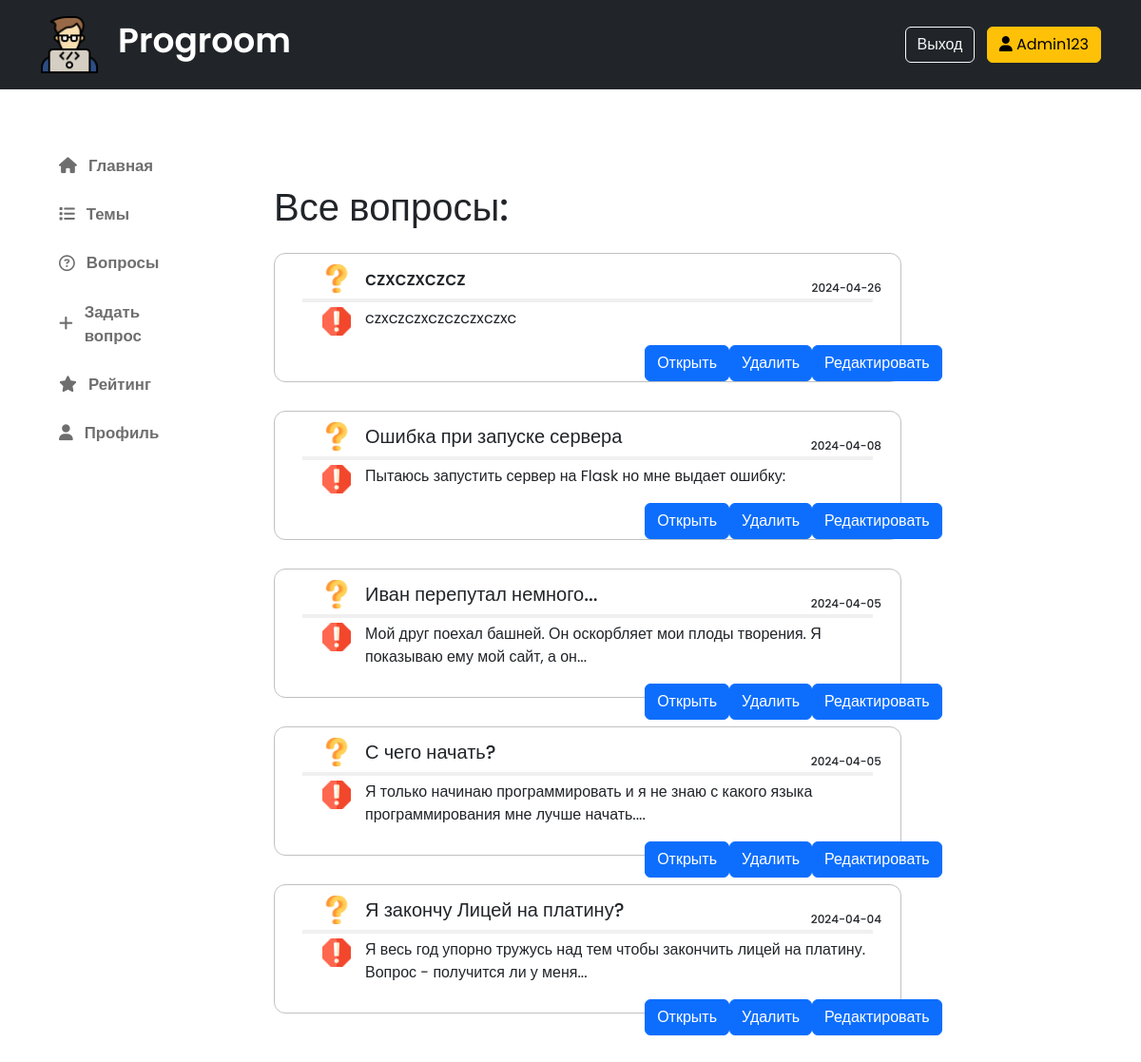
Page /my_question (signed in) on the committed database.
### data/users.py (models this page shows, shortened)
class User(SqlAlchemyBase, UserMixin):
    __tablename__ = 'users'
    id = sqlalchemy.Column(sqlalchemy.Integer, primary_key=True, autoincrement=True)
    name = sqlalchemy.Column(sqlalchemy.String, nullable=True)
    email = sqlalchemy.Column(sqlalchemy.String, index=True, unique=True, nullable=True)
    hashed_password = sqlalchemy.Column(sqlalchemy.String, nullable=True)
    is_superuser = sqlalchemy.Column(sqlalchemy.Boolean, default=False)
    is_admin = sqlalchemy.Column(sqlalchemy.Boolean, default=False)
    lvl = sqlalchemy.Column(sqlalchemy.Integer, default=1)
    exp = sqlalchemy.Column(sqlalchemy.Integer, default=0)
    question = orm.relationship("Question", back_populates='user')

### data/question.py (models this page shows)
class Question(SqlAlchemyBase):
    __tablename__ = 'questions'
    id = sqlalchemy.Column(sqlalchemy.Integer, primary_key=True, autoincrement=True)
    title = sqlalchemy.Column(sqlalchemy.String, nullable=True)
    content = sqlalchemy.Column(sqlalchemy.String, nullable=True)
    img = sqlalchemy.Column(sqlalchemy.String, nullable=True)
    create_date = sqlalchemy.Column(sqlalchemy.DateTime, default=datetime.datetime.now)
    is_answer = sqlalchemy.Column(sqlalchemy.Boolean, default=False)
    is_delete = sqlalchemy.Column(sqlalchemy.Boolean, default=False)
    autor = sqlalchemy.Column(sqlalchemy.Integer, sqlalchemy.ForeignKey("users.id"))
    theme_id = sqlalchemy.Column(sqlalchemy.Integer, sqlalchemy.ForeignKey("themes.id"))
    user = orm.relationship("User")
    theme = orm.relationship("Theme")

### app.py (the view)
@app.route('/my_question')
def my_questions():
    sess = db_session.create_session()
    if current_user.is_superuser:
        questions = sess.query(Question).all()[::-1]
    else:
        questions = sess.query(Question).filter(Question.autor == current_user.id)[::-1]
    data = {
        "questions": questions,
        "dates": {q.id: str(q.create_date).split()[0] for q in questions}
    }
    return render_template('my_question.html', data=data)

### app.py (called while the page is built)
@login_manager.user_loader
def load_user(user_id):
    db_sess = db_session.create_session()
    return db_sess.query(User).filter(User.id == user_id).first()

### data/db_session.py (called while the page is built)
def create_session() -> Session:
    global __factory
    return __factory()

### templates/my_question.html (shortened to what this page needs)
{% extends "base.html" %}
{% block content %}
{% set q_img = url_for('static', filename='img/question.png') %}
{% set q_error = url_for('static', filename='img/error.png') %}
<section class="main mb-5">
    <div>
        {% if current_user.is_superuser %}
        <h1 class="mb-4">Все вопросы: </h1>
        {% else %}
        <h1 class="mb-4">Мои вопросы: </h1>
        {% endif %}
        {% for q in data['questions'] %}
            <div class="question" style="margin-bottom: 30px;">
                <div class="question_header">
                    <div class="main_header_question">
                        <img src="{{ q_img }}" alt="" class="q_img">
                        <p>{{ q.title|truncate(40) }}</p>
                    </div>
                    <div class="main_header_data">
                        <p>{{ data['dates'][q.id] }}</p>
                    </div>
                </div>
                <hr class="question_hr">
                <div class="question_footer">
                    <img src="{{ q_error }}" alt="" class="q_img">
                    <p class="question_content">{{ q.content|truncate(100) }}</p>
                </div>
                <div class="question_buttons_parent">
                    <div class="question_buttons">
                        <a href="/question/{{ q.id }}" class="btn btn-primary">Открыть</a>
                        <a href="/delete_question/{{ q.id }}" class="mr-5 btn btn-primary">Удалить</a>
                        <a href="/edit_question/{{ q.id }}" class="btn btn-primary">Редактировать</a>
                    </div>
                </div>
            </div>
        {% endfor %}
    </div>
</section>
{% endblock %}

### templates/base.html (shortened to what this page needs)
<!DOCTYPE html>
<html lang="ru">
<head>
    <link rel="stylesheet" href="{{ url_for('static', filename='css/style.css') }}">
    <link href="https://cdn.jsdelivr.net/npm/bootstrap@5.3.3/dist/css/bootstrap.min.css" rel="stylesheet">
    <link rel="stylesheet" href="https://cdn.jsdelivr.net/gh/fancyapps/fancybox@3.5.7/dist/jquery.fancybox.min.css"/>
</head>
<body>
    <header class="p-3 text-bg-dark">
        <div class="container">
          <div class="d-flex flex-wrap align-items-center justify-content-center justify-content-lg-start">
            {% set logo = url_for('static', filename='img/coding.png') %}
            <img src="{{ logo }}" alt="" class="img_logo">
            <h1 class="main_title">Progroom</h1>
            <div class="text-end">
              {% if not current_user.is_authenticated %}
                <a href="/login" class="btn btn-outline-light me-2">Вход</a>
                <a href="/register" class="btn btn-warning">Регистрация</a>
              {% else %}
                <a href="/logout" class="btn btn-outline-light me-2">Выход</a>
                <a href="/profile" class="btn btn-warning">
                  <i class="text fa-solid fa-user"></i>
                  {{ current_user.name }}
                </a>
              {% endif %}
            </div>
          </div>
        </div>
    </header>
    <section class="main_template">
      <nav class="template_nav">
        <div class="nav_links">
          <a href="/" class="link_a">
            <i class="fa-solid fa-house"></i>
            <p class="link_title">Главная</p>
          </a>
          <a href="/themes" class="link_a">
            <i class="fa-solid fa-list"></i>
            <p class="link_title">Темы</p>
          </a>
          {% if current_user.is_authenticated %}
          <a href="/my_question" class="link_a">
            <i class="fa-regular fa-circle-question"></i>
            <p class="link_title">
              {% if current_user.is_superuser %}
                Вопросы
              {% else %}
                Мои вопросы
              {% endif %}
            </p>
          </a>
          <a href="/create_question" class="link_a">
            <i class="fa-solid fa-plus"></i>
            <p class="link_title">Задать вопрос</p>
          </a>
          <a href="/reiting" class="link_a">
            <i class="fa-solid fa-star"></i>
            <p class="link_title">Рейтинг</p>
          </a>
          <a href="/profile" class="link_a">
            <i class="fa-solid fa-user"></i>
            <p class="link_title">Профиль</p>
          </a>
          {% endif %}
        </div>
      </nav>
      <section class="template_body">
        {% block content %}
        {% endblock %}
      </section>
    </section>
</body>
</html>

### static/css/style.css (style rules this page uses)
* { margin: 0; padding: 0; box-sizing: border-box; font-family: "Poppins", sans-serif; }
.img_logo { width: 62px; height: 62px; background-size: cover; margin-right: 20px; }
.main_title { font-size: 36px; margin-right: 200px; font-weight: 600; }
.main { width: 85vw; display: flex; justify-content: center; margin: auto; margin-top: 75px; }
.main>div { width: 55vw; display: flex; flex-direction: column; }
.question { margin-right: auto; height: 17vh; width: 55vw; display: flex; flex-direction: column; border-radius: 12px; border: 1px rgb(193, 193, 193) solid; align-items: center; }
.question_hr { width: 50vw; border: 2px rgb(193, 193, 193) solid; margin: 5px; }
.question_header { width: 100%; height: 4vh; padding-left: 50px; display: flex; align-items: center; margin-top: 10px; }
.main_header_question p { font-size: 2.5vh; font-weight: 500; margin-bottom: 0; }
.main_header_question { display: flex; align-items: center; height: 40px; width: 80% }
.q_img { height: 30px; width: 30px; margin-right: 15px; }
.main_header_data { width: 20%; height: 40px; display: flex; align-items: center; justify-content: right; padding-top: 20px; padding-right: 20px; }
.main_header_data p { font-size: 1.5vh; font-weight: 500; margin-bottom: 0; }
.question_footer { height: 130vh; width: 100%; display: flex; padding-top: -10px; padding-left: 50px; }
.question_buttons_parent { padding-bottom: 20px; width: 100%; display: flex; justify-content: right; padding-right: 50px; }
.question_buttons { display: flex; width: 36%; justify-content: space-between; }
.main_template { width: 99vw; display: flex; }
.template_nav { width: 15vw; display: flex; align-items: center; z-index: 1; }
.template_body { width: 84vw; margin-left: -6vw; z-index: 0; margin-top: 25px; }
.nav_links { width: 15vw; display: flex; flex-direction: column; margin: auto; margin-top: 50px; margin-left: 50px; margin-right: -25px; }
.link_a { text-decoration: none; color: #6e6e6e; font-weight: 600; font-size: 1.4vw; width: 100%; border-radius: 8px; display: flex; align-items: center; transition: .5s; padding: 8px; padding-left: 12px; max-width: 15vw; margin-top: 10px; }
.link_a i { margin-right: 12px; }
.link_a p { padding: 0; margin: 0; }

### rows in the picture
User: name "Admin123"
Question: title "czxczxczcz", create_date "2024-04-26", content "czxczczxczczczxczxc"
Question: title "Ошибка при запуске сервера", create_date "2024-04-08", content "Пытаюсь запустить сервер на Flask но мне выдает ошибку:"
Question: title "Иван перепутал немного...", create_date "2024-04-05", content "Мой друг поехал башней. Он оскорбляет мои плоды творения. Я показываю ему мой сайт, а он..."
Question: title "С чего начать?", create_date "2024-04-05", content "Я только начинаю программировать и я не знаю с какого языка программирования мне лучше начать...."
Question: title "Я закончу Лицей на платину?", create_date "2024-04-04", content "Я весь год упорно тружусь над тем чтобы закончить лицей на платину. Вопрос - получится ли у меня..."
